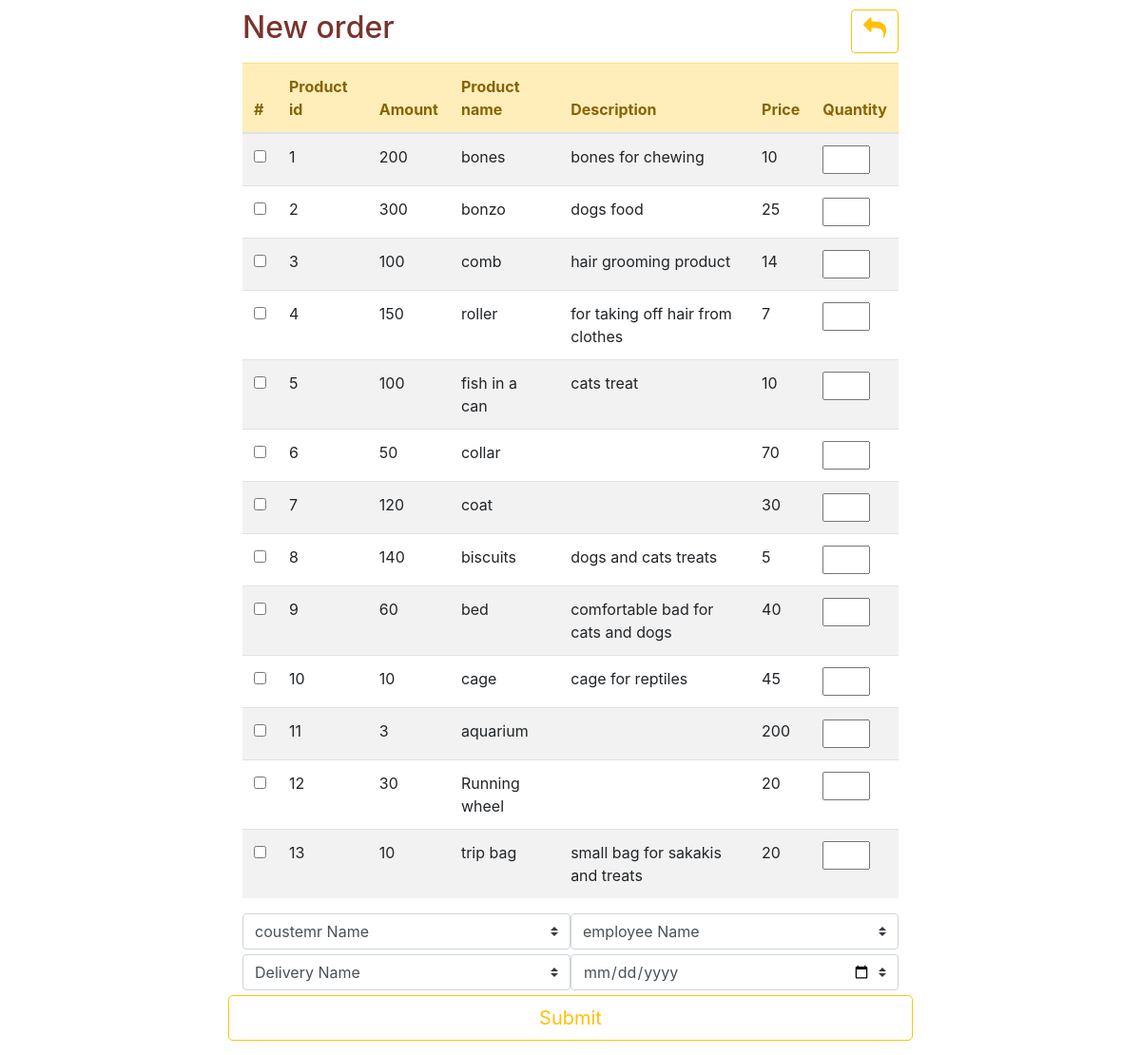
The page /new_order.php on the database its author committed.
### tables this page shows
create table products (
	product_id int auto_increment not null,
	amount int not null,
	product_name varchar(45) not null,
	description varchar(100),
	price int not null,
	primary key(product_id)
);

### new_order.php (the view, shortened to what this page needs)
<?php
include "db.php";
$query  = "SELECT * FROM products";
$result = mysqli_query($connection, $query);
?>
<!DOCTYPE html>
<html lang="en">
<head>
    <link rel="stylesheet" href="https://cdn.jsdelivr.net/npm/bootstrap@4.3.1/dist/css/bootstrap.min.css">
    <link rel="stylesheet" href="https://cdnjs.cloudflare.com/ajax/libs/font-awesome/4.7.0/css/font-awesome.min.css">
    <link rel="stylesheet" href="./css/style.css">
</head>
<body>
    <main>
        <div class="container">
            <div class="titel">
                <h2>New order</h2>
                <a href="index.php" role="button" class="btn btn-outline-warning"><i class="fa fa-mail-reply" style="font-size:24px"></i></a>
            </div>
            <table class="table table-striped table-hover">
                <thead>
                    <tr class="table-warning">
                        <th>#</th>
                        <th>Product id</th>
                        <th>Amount</th>
                        <th>Product name</th>
                        <th>Description</th>
                        <th>Price</th>
                        <th>Quantity</th>
                    </tr>
                </thead>
                <tbody>
                    <?php
                    while ($row = mysqli_fetch_assoc($result)) {
                    ?>
                        <form method="get" action="#">
                            <tr>
                                <td><input type="checkbox" id="prod" name="prod[]" value="<?php echo $row['product_id'] ?>"></td>
                                <td><?php echo $row['product_id']; ?></td>
                                <td><?php echo $row['amount']; ?></td>
                                <td><?php echo $row['product_name']; ?></td>
                                <td><?php echo $row['description']; ?></td>
                                <td><?php echo $row['price']; ?></td>
                                <td><input type="number" class="input_num" name="<?php echo $row['product_id'] ?>"></td>
                            </tr>
                        <?php
                    }
                        ?>
                </tbody>
            </table>
        </div>
        <div class="form_submit">
            <select class="custom-select" id="coustemr" name="coustemr">
            <option value=" ">coustemr Name</option>
            </select>
            <select class="custom-select" id="employee" name="employee">
            <option value=" ">employee Name</option>
            </select>
        </div>
        <div class="form_submit">
            <select class="custom-select" id="delivery" name="delivery">
            <option value=" ">Delivery Name</option>
            </select>
            <input type="date" class="custom-select" id="start" name="dalivery_date">
        </div>
        <div>
            <button type="submit" name="submit" class="btn btn-outline-warning btn-lg btn-block ">Submit</button>
        </div>
    </main>
</body>
</html>

### css/style.css (style rules this page uses)
main { margin: auto; width: 60%; }
.titel, h4 { display: flex; justify-content: space-between; margin-top: 10px; margin-bottom: 10px; color: #79342d; }
.form_submit { display: flex; justify-content: space-between; padding: 0 15px; }
.custom-select { width: 60%; margin-bottom: 5px; }
button { margin-bottom: 15px; }
th { color: #856404; }
.input_num { width: 50px; }

### rows shown on the page
products: product_id "1", amount "200", product_name "bones", description "bones for chewing", price "10"
products: product_id "2", amount "300", product_name "bonzo", description "dogs food", price "25"
products: product_id "3", amount "100", product_name "comb", description "hair grooming product", price "14"
products: product_id "4", amount "150", product_name "roller", description "for taking off hair from clothes", price "7"
products: product_id "5", amount "100", product_name "fish in a can", description "cats treat", price "10"
products: product_id "6", amount "50", product_name "collar", price "70"
products: product_id "7", amount "120", product_name "coat", price "30"
products: product_id "8", amount "140", product_name "biscuits", description "dogs and cats treats", price "5"
products: product_id "9", amount "60", product_name "bed", description "comfortable bad for cats and dogs", price "40"
products: product_id "10", amount "10", product_name "cage", description "cage for reptiles", price "45"
products: product_id "11", amount "3", product_name "aquarium", price "200"
products: product_id "12", amount "30", product_name "Running wheel", price "20"
products: product_id "13", amount "10", product_name "trip bag", description "small bag for sakakis and treats", price "20"
